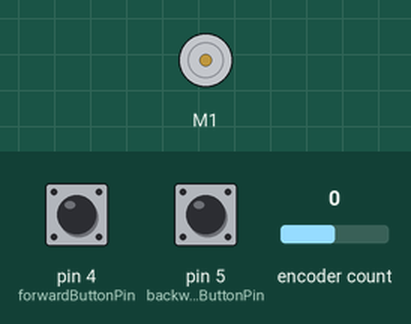
This sketch was run on a simulated Arduino Uno, built with avr-gcc and run on an emulated ATmega328P. Parts: DC motor (green arrow = forward, orange = backward, longer = faster). The inputs (shaded band) are chosen by the test bench; at power-on: pin 4 (forwardButtonPin) HIGH, pin 5 (backwardButtonPin) HIGH, encoder count 0. What the sketch prints to the serial monitor is not drawn.

Above: at 1.2 s.
1.3 s: pin 4 (forwardButtonPin) pulled LOW for 0.15 s
At 1.37 s:
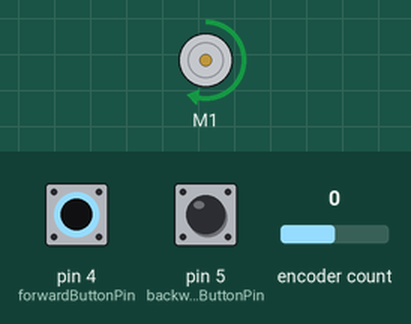
2.9 s: pin 4 (forwardButtonPin) pulled LOW for 3.2 s
At 7.0 s:
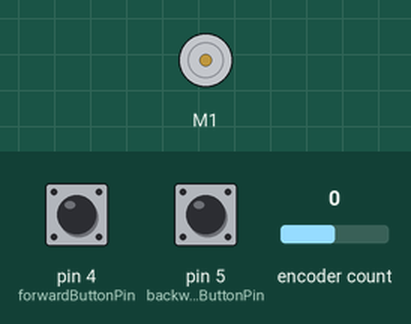
7.6 s: pin 4 (forwardButtonPin) driven LOW and pin 5 (backwardButtonPin) driven LOW
At 8.2 s:
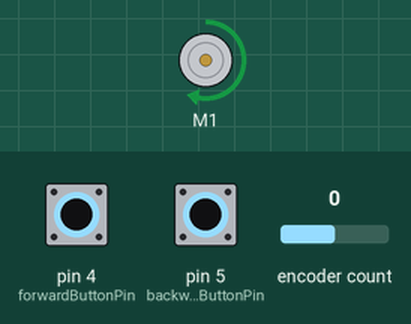
10.6 s: pin 4 (forwardButtonPin) driven HIGH
At 11.7 s:
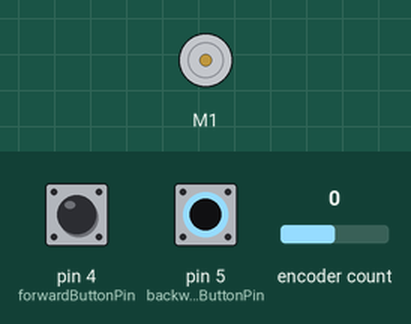
12.1 s: encoder count set to 1
At 12.8 s:
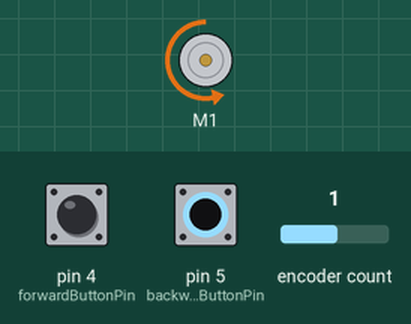
13.6 s: pin 5 (backwardButtonPin) pulsed HIGH 2 times (0.12 s each, 0.3 s apart)
At 13.81 s:
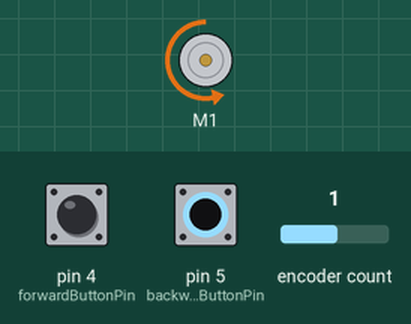
Timing chart, 0 to 16.6 s (numbered marks = the images above; inputs shaded):
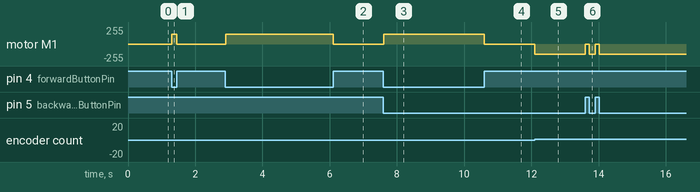

The sketch:

TwoButtonsDCMotorEncoder.ino
```cpp
#include <Adafruit_MotorShield.h>
#include <Encoder.h>

// Pins
#define forwardButtonPin 4
#define backwardButtonPin 5

// Encoder Pins
#define ENCODER1 2
#define ENCODER2 3

// Variables
int forwardButtonState = 1;
int backwardButtonState = 1;

const int speed_dc = 150;
volatile long int encoder_pos = 0;

// Safety Variables:
long int enc_lb = 0;
long int enc_ub = 20000;

// Motor Shield Initiation:
Adafruit_MotorShield AFMS = Adafruit_MotorShield();

// DC Motor:
Adafruit_DCMotor * myDCMotor = AFMS.getMotor(1);

// Encoder Initiation:
Encoder myEnc(ENCODER1, ENCODER2);

void setup() {
  Serial.begin(115200);

  // Initialize Button Pins
  pinMode(forwardButtonPin, INPUT_PULLUP);
  pinMode(backwardButtonPin, INPUT_PULLUP);

  //Check Motor Shield Status:
  if (!AFMS.begin()) {
    Serial.println("Could not find Motor Shield. Check wiring.");
    while (1);
  }
  Serial.println("Motor Shield found.");

  // Set the speed to start, from 0 (off) to 255 (max speed)
  myDCMotor->setSpeed(0);

  // Enable DC Motor
  myDCMotor->run(RELEASE);
}

void loop() {
  forwardButtonState = digitalRead(forwardButtonPin);
  backwardButtonState = digitalRead(backwardButtonPin);

  if (forwardButtonState == LOW && myEnc.read() < enc_ub) {

    // Run DC Motor Forwards
    myDCMotor->run(FORWARD);
    Serial.println("Forward");
    while (forwardButtonState == LOW && myEnc.read() < enc_ub) {
      myDCMotor->setSpeed(speed_dc);
      forwardButtonState = digitalRead(forwardButtonPin);

      // delay(100);
      Serial.println("Going Forward");
    }
  } else if (backwardButtonState == LOW && myEnc.read() > enc_lb) {

    // Run DC Motor Backwards
    myDCMotor->run(BACKWARD);
    Serial.println("Backward");
    while (backwardButtonState == LOW && myEnc.read() > enc_lb) {
      myDCMotor->setSpeed(speed_dc);
      backwardButtonState = digitalRead(backwardButtonPin);

      // delay(100);
      Serial.println("Going Backward");
    }
  } else {
   myDCMotor->setSpeed(0);
  }
  Serial.println(myEnc.read());
}
```

Measured:
- after the input at 1.3 s, motor M1: stopped → forward 150/255 at once, → stopped 0.15 s later
- after the input at 2.9 s, motor M1: stopped → forward 150/255 at once, → stopped 3.2 s later
- after the input at 7.6 s, motor M1: stopped → forward 150/255 at once
- after the input at 10.6 s, motor M1: forward 150/255 → stopped at once
- after the input at 12.1 s, motor M1: stopped → backward 150/255 at once
- after the input at 13.6 s, motor M1: alternates backward 150/255 for 0.18 s and stopped for 0.12 s, 4 changes in all, then stays backward 150/255, starting at once
